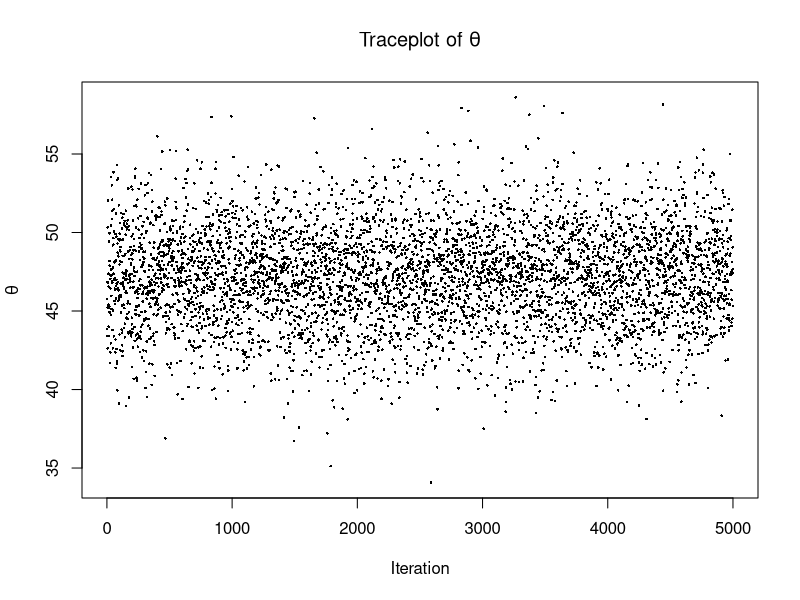
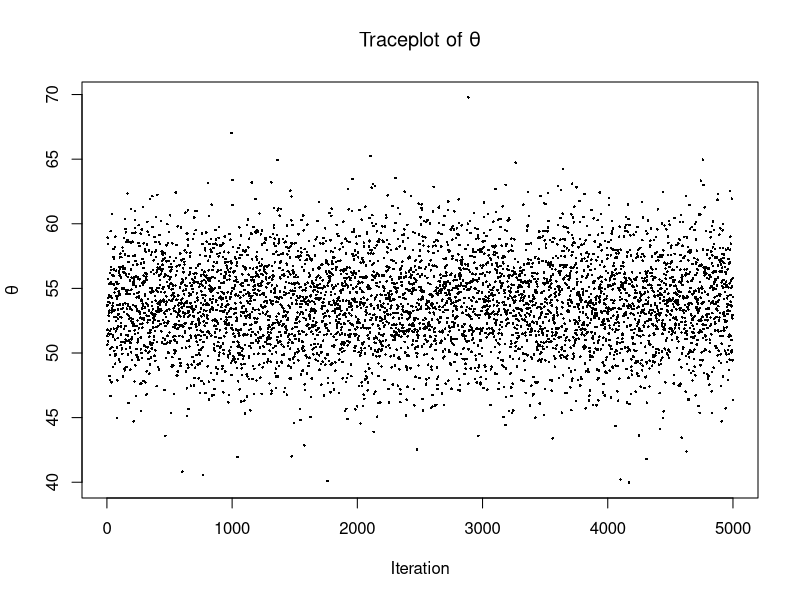
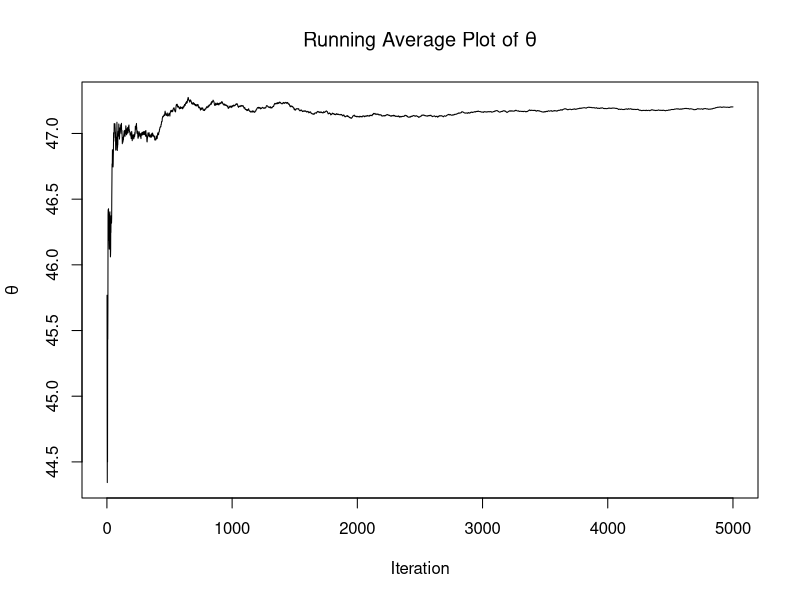
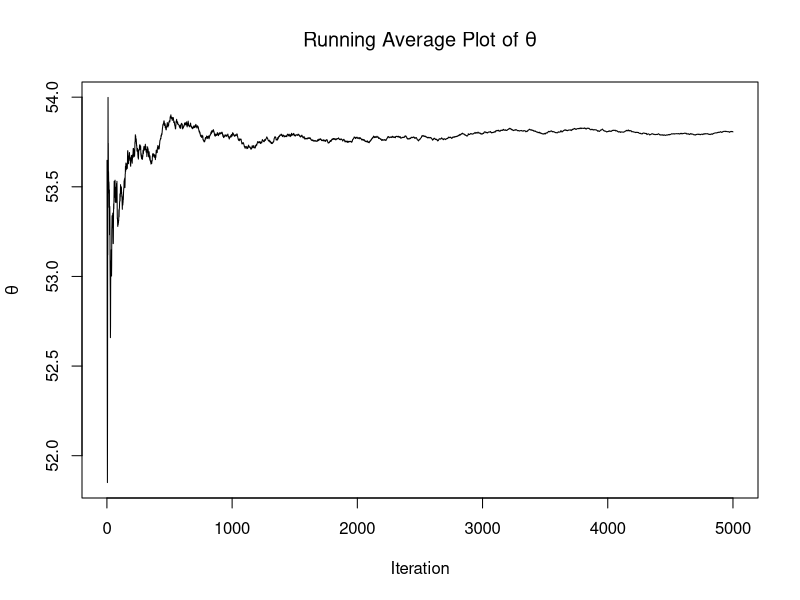
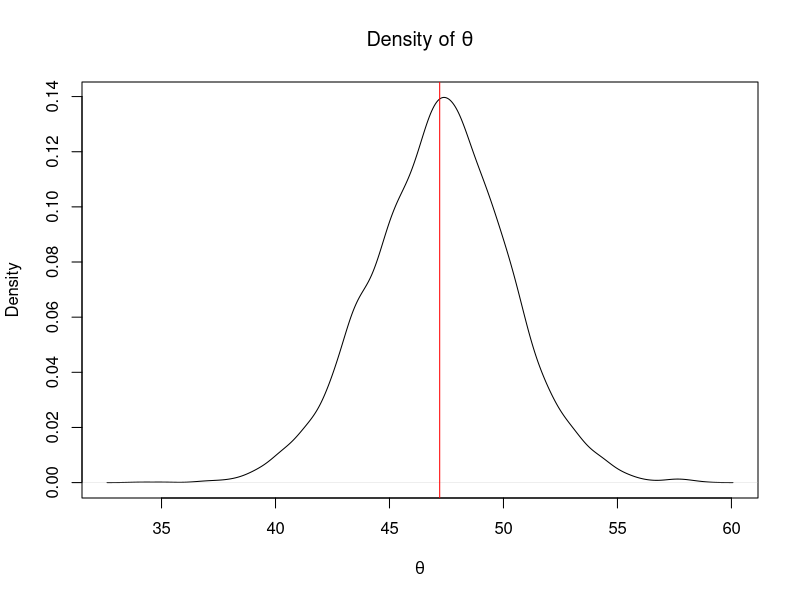
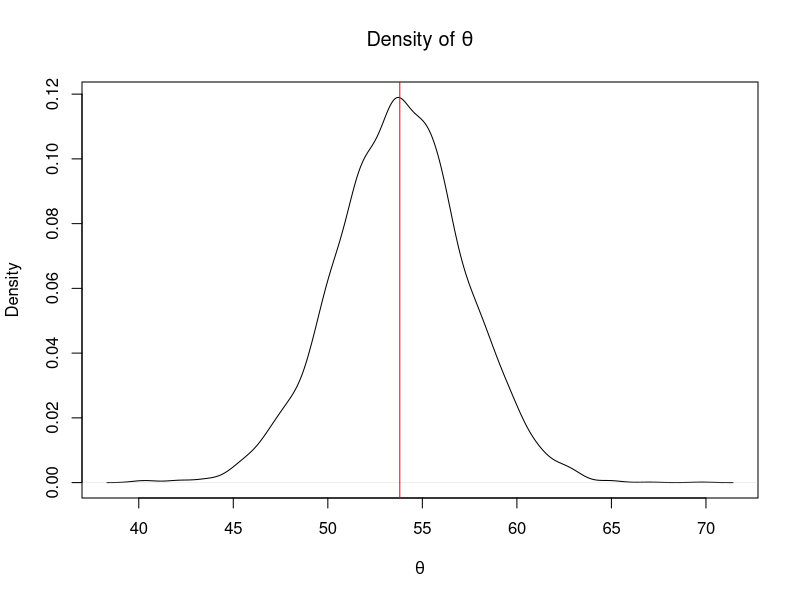

R code for these plots, in order:
## ---- chunk 1
library(mvtnorm)
## ---- chunk 2
rmvnorm(n = 1, mean = rep(0, 2), sigma = diag(2))
## ---- chunk 3
dmvnorm(rep(0, 2), mean = rep(0, 2), sigma = diag(2))
## ---- chunk 4
rmvnorm(n = 3, mean = rep(0, 2), sigma = diag(2))
## ---- chunk 5
dmvnorm(rbind(rep(0, 2), rep(1, 2), rep(2, 2)), 
        mean = rep(0, 2), sigma = diag(2))
## ---- chunk 6
nu0 <- 2
Sigma0 <- diag(2)
rWishart(1, df = nu0, Sigma = Sigma0)[, , 1]
## ---- chunk 7
nu0 <- 2
Sigma0 <- diag(2)
solve(rWishart(1, df = nu0, 
               Sigma = solve(Sigma0))[, , 1])
## ---- chunk 8
# read in data
Y <- structure(c(59, 43, 34, 32, 42, 38, 55, 67, 64, 
                 45, 49, 72, 34, 70, 34, 50, 41, 52, 
                 60, 34, 28, 35, 77, 39, 46, 26, 38, 
                 43, 68, 86, 77, 60, 50, 59, 38, 48, 
                 55, 58, 54, 60, 75, 47, 48, 33), 
               .Dim = c(22L, 2L), .Dimnames = list(NULL, 
                c("pretest", "posttest")))
# number of observations
## ---- chunk 9
(n <- dim(Y)[1])
(ybar <- apply(Y,2,mean))
(Sigma <- cov(Y))
## ---- chunk 10
# set hyper-parameters
mu0 <- c(50,50)
L0 <- matrix(c(625,312.5,312.5,625),nrow=2)
nu0 <- 4
S0 <- L0
## ---- chunk 11
library (mvtnorm)
library(MCMCpack)
## ---- chunk 12
THETA <- SIGMA <- NULL
set.seed(1)
for (s in 1:5000) {
  
  ## update theta
  Ln <- solve(solve(L0) + n*solve(Sigma))
  mun <- Ln %*% (solve(L0) %*% mu0 + n*solve(Sigma) %*% ybar)
  theta <- rmvnorm(1, mun, Ln)
  
  ## update Sigma
  Sn <- S0 + (t(Y) - c(theta)) %*% t(t(Y)-c(theta))
  
  
  Sigma <- solve(rwish(nu0 + n, solve(Sn)))
  ## save results
  THETA <- rbind(THETA, theta)
  SIGMA <- rbind(SIGMA, c(Sigma))
}
## ---- chunk 13
head(THETA)
head(SIGMA)
## ---- chunk 14
n.iter<-5000
plot(1:n.iter, THETA[,1], pch = 16, cex = .35,
     xlab = "Iteration", ylab = expression(theta),
     main = expression(paste("Traceplot of ", theta)))
## ---- chunk 15
plot(1:n.iter, THETA[,2], pch = 16, cex = .35,
     xlab = "Iteration", ylab = expression(theta),
     main = expression(paste("Traceplot of ", theta)))
## ---- chunk 16
run.avg <- apply(THETA, 2, cumsum)/(1:n.iter)
plot(1:n.iter, run.avg[,1], type = "l",
     xlab = "Iteration", ylab = expression(theta),
     main = expression(paste("Running Average Plot of ", theta)))
## ---- chunk 17
plot(1:n.iter, run.avg[,2], type = "l",
     xlab = "Iteration", ylab = expression(theta),
     main = expression(paste("Running Average Plot of ", theta)))
## ---- chunk 18
plot(density(THETA[,1]), xlab = expression(theta), 
     main = expression(paste("Density of ", theta)))
abline(v = mean(THETA[,1]), col = "red")
## ---- chunk 19
plot(density(THETA[,2]), xlab = expression(theta), 
     main = expression(paste("Density of ", theta)))
abline(v = mean(THETA[,2]), col = "red")
## ---- chunk 20
quantile(THETA[,2] - THETA[,1], prob=c(0.025,0.5,0.975))
## ---- chunk 21
mean(THETA[,2] > THETA[,1])
